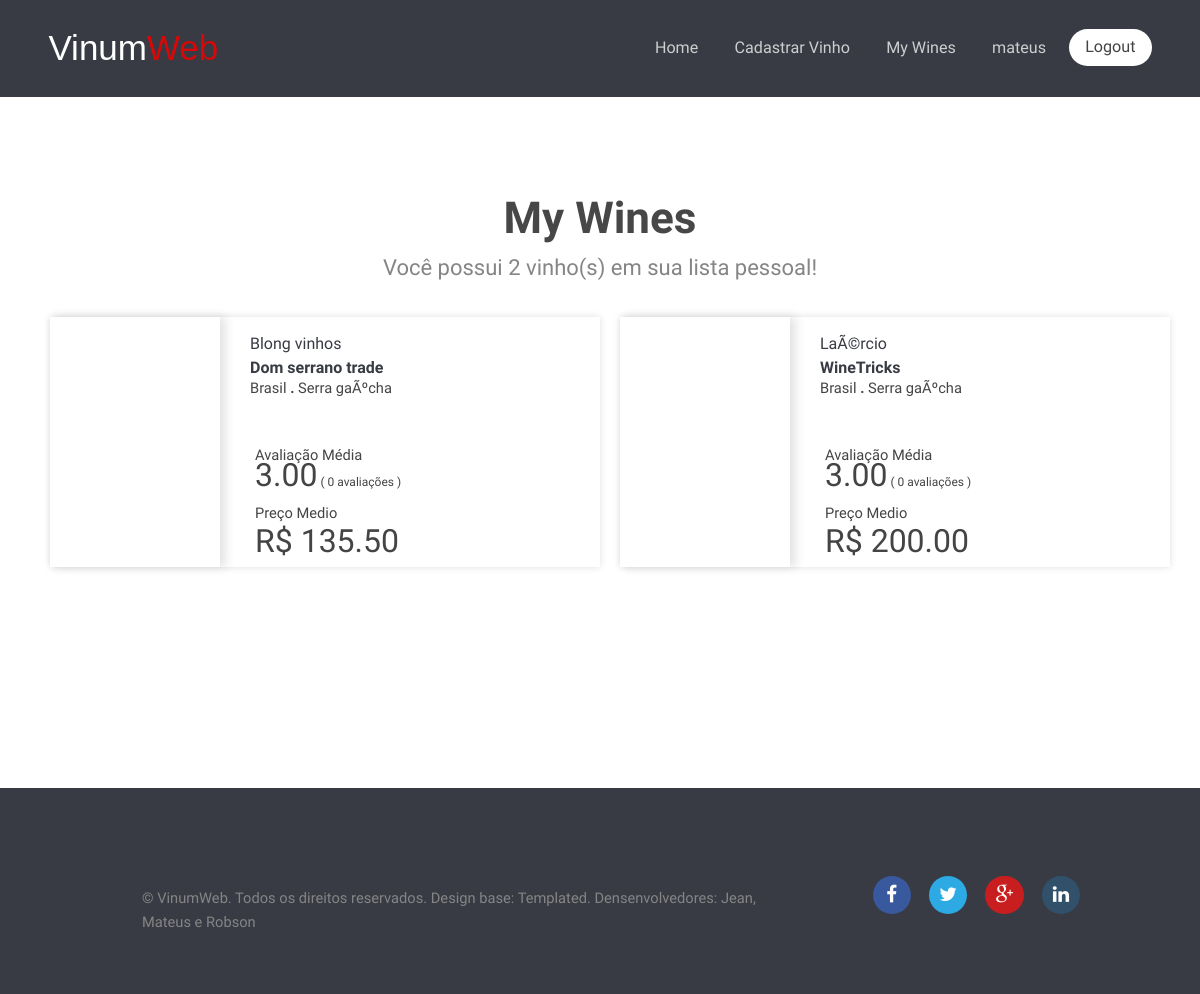
The app's page /meusvinhos.php (signed in) with its own data.
### tables this page shows
create table vinho
(
	id int unique not null AUTO_INCREMENT,
	rotulo varchar(256) not null,
	produtor varchar(64) not null,
	nome varchar(64) not null,
	regiao varchar(32) not null,
	paisorigem varchar(32) not null,
	avaliacao float(2) default 0,
	preco float(2) default 0,
	numavaliacoes int default 0,
	tipo enum('vermelho','branco','espumante','rosa','sobremesa','porto'),
	tipouva varchar(32) not null,
	estilo varchar(32) not null,
	primary key (id)
);

### DAO.php (called while the page is built, shortened)
<?php
class DAO implements iDAO {
    public $sql = '';
    public $banco;
    public function __construct() {
        $this->banco = new mysqli("localhost", "vinumweb", "vinumweb", "vinumweb");
    }
    public function executar() {
        return $this->banco->query($this->sql);
    }
    public function setSQL($consulta) {
        $this->sql = $consulta;
    }
}

### meusvinhos.php (the view, shortened to what this page needs)
<?php
include_once 'header.php';
include_once 'DAO.php';
$id = $_SESSION['id'];
$consulta = 'select * from vinho where id in (select idvinho from vinhos_usuario where idusuario=' . $id . ')';
$banco = new DAO();
$banco->setSQL($consulta);
$res = $banco->executar();
?>
<section id="main" class="wrapper">
    <div class="container-full nomargin">
        <?php
        if (mysqli_num_rows($res) == 0) {
            ?>
            <header class="major">
                <h2>My Wines</h2>
                <p>Não há nenhum vinho em sua lista pessoal!</p>
            </header>
            <?php
        } else {
            ?>
            <header class="major">
                <h2>My Wines</h2>
                <p>Você possui <?php echo mysqli_num_rows($res); ?> vinho(s) em sua lista pessoal!</p>
            </header>
            <div class="row">
                <?php
                while ($row = $res->fetch_assoc()) {
                    echo "
    <div class = '6u 12u$(medium) row showvinho' style='margin-bottom: 15px !important;'>
        <a href = 'showwine.php?id=" . $row['id'] . "'>
            <div class = 'showvinhoimg' style = 'background-image: URL(images/rotulos/" . $row['rotulo'] . ")'>
            </div>
        </a>
        <div class = 'divcontent'>
            <a href = 'showwine.php?id=" . $row['id'] . "'>
                <ul class = 'ultitulo'>
                    <li>" . $row['produtor'] . "</li>
                    <li><span>" . $row['nome'] . "</span></a></li>
                </ul>
            </a>
            <ul class='reg' style='margin-left: 8px;'>
                <li>" . $row['paisorigem'] . "</li>
                <li><span>.</span>  </li>
                <li>" . $row['regiao'] . "</li>
            </ul>
            <div class='average' style='padding-left: 35px;'>
                <div class='ratingbottom'>
                    <p>Avaliação Média</p>
                    <ul class='reg2 '>
                        <li><span>" . number_format($row['avaliacao'], 2, '.', '') . "</span></li>
                        <li>( " . $row['numavaliacoes'] . " avaliações )</li>
                    </ul>
                </div>
                <div class='ratingbottom'>
                    <p>Preço Medio</p>
                    <span>R$ " . number_format($row['preco'], 2, '.', '') . "
                    </span>
            </div>
        </div>
    </div>
</div>";
                }
            }
            ?>
        </div>
        <header class="major wrapper">
        </header>
    </div>
</section>
<?php
include_once 'footer.php';

### css/style.css (style rules this page uses)
body { background: #fff; }
body, input, select, textarea { color: #444; font-family: "Raleway", Helvetica, sans-serif; font-size: 13pt; font-weight: 400; line-height: 1.65em; }
a { color: #383b43; text-decoration: none; }
p { margin: 0 0 2em 0; }
h1, h2, h3, h4, h5, h6 { color: #474747; font-weight: 700; line-height: 1em; margin: 0 0 1em 0; }
h2 { font-size: 1.75em; line-height: 1.5em; }
header p { color: #858585; position: relative; margin: 0 0 1.5em 0; }
header h2 + p { font-size: 1.25em; margin-top: -1em; line-height: 1.5em; }
header.major { text-align: center; margin-bottom: 4em; }
header.major h2 { font-size: 3em; margin-bottom: 0.5em; }
header.major p { font-size: 1.5em; }
ul { //list-style: disc; //margin: 0 0 2em 0; //padding-left: 1em; }
ul li { padding-left: 0.5em; }
.wrapper { padding: 6em 0em 4em; }
.container-full { margin-left: auto; margin-right: auto; width: 95%; }
.row { margin: 0px !important; padding: 0px !important; }
.showvinho { height: 250px; padding: 0px !important; margin: 0px !important; width: calc(50% - 20px); margin-left: 20px !important; -webkit-box-shadow: 0 0 7px 0 rgba(50,50,50,0.15); box-shadow: 0 0 7px 0 rgba(50,50,50,0.15); }
.showvinho a { padding: 0px; margin: 0px; }
.showvinhoimg { padding: 0px; margin: 0px; overflow: hidden; width: 170px; height: 250px; background-repeat: no-repeat; background-position: top center; background-size: cover; -webkit-box-shadow: spx 0px 10px rgba(50,50,50,0.15); box-shadow: 5px 0px 10px rgba(50,50,50,0.15); }
.ultitulo { padding-top: 15px; list-style-type: none; font-size: 16px; }
.divcontent > ul li span { font-weight: 600; }
.reg { list-style:none; line-height: 16px; }
.reg2 { list-style:none; font-size: 12px; }
.reg li, .reg2 li { display: inline; line-height: 10px; padding:0px; }
.reg li span, .reg2 li span { padding-bottom: 5px; }
.divcontent { width: calc(100% - 170px); position: relative; height: 100%; }
.average { position: absolute; padding-bottom: 7px; bottom: 0px; left: 0px; padding-left: 1em; }
.ratingbottom { position: relative; padding-top: 0.5em; }
.ratingbottom p { margin: 0px; margin-bottom: 0.2em; }
.ratingbottom span { font-size: 32px; font-weight: 100; }
header.major { margin: 0px !important; }

### css/style-xlarge.css (style rules this page uses)
body, input, select, textarea { font-size: 11pt; }

### records on screen
vinho: produtor "Blong vinhos", nome "Dom serrano trade", paisorigem "Brasil", regiao "Serra gaÃºcha", avaliacao "3.00", numavaliacoes "0", preco "135.50"
vinho: produtor "LaÃ©rcio", nome "WineTricks", paisorigem "Brasil", regiao "Serra gaÃºcha", avaliacao "3.00", numavaliacoes "0", preco "200.00"

### other values on screen
explode(" ", $_SESSION["nome"])[0] "mateus"
mysqli_num_rows($res) "2"
